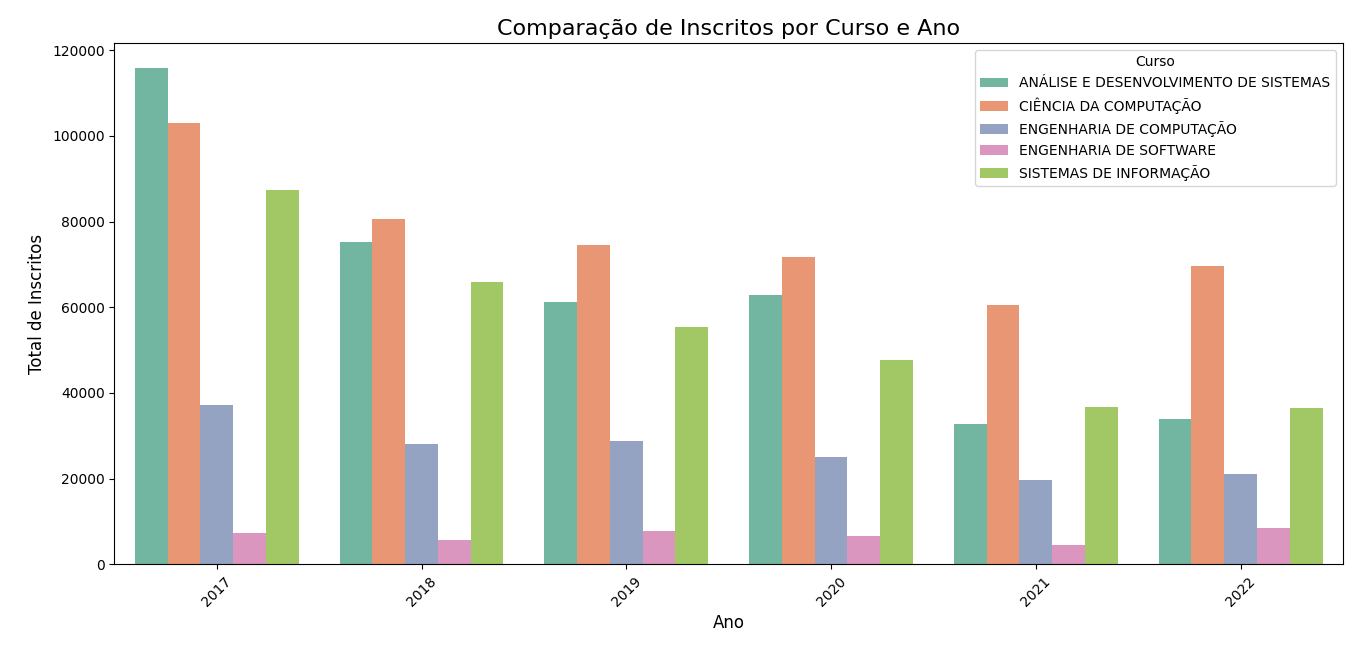

The script that drew this image:
# Importando bibliotecas necessárias
import pandas as pd
import seaborn as sns
import matplotlib.pyplot as plt

# Carregando o arquivo CSV gerado pela query SQL
df = pd.read_csv('outputs/total_inscritos_cursos_tecnologia.csv')

# Criando o gráfico de barras agrupadas
plt.figure(figsize=(12, 6))
sns.barplot(data=df, x='ano', y='total_inscritos', hue='curso', palette='Set2')

# Personalizando o gráfico
plt.title('Comparação de Inscritos por Curso e Ano', fontsize=16)
plt.xlabel('Ano', fontsize=12)
plt.ylabel('Total de Inscritos', fontsize=12)
plt.legend(title='Curso', fontsize=10)
plt.xticks(rotation=45)

# Exibindo o gráfico
plt.tight_layout()
plt.show()
